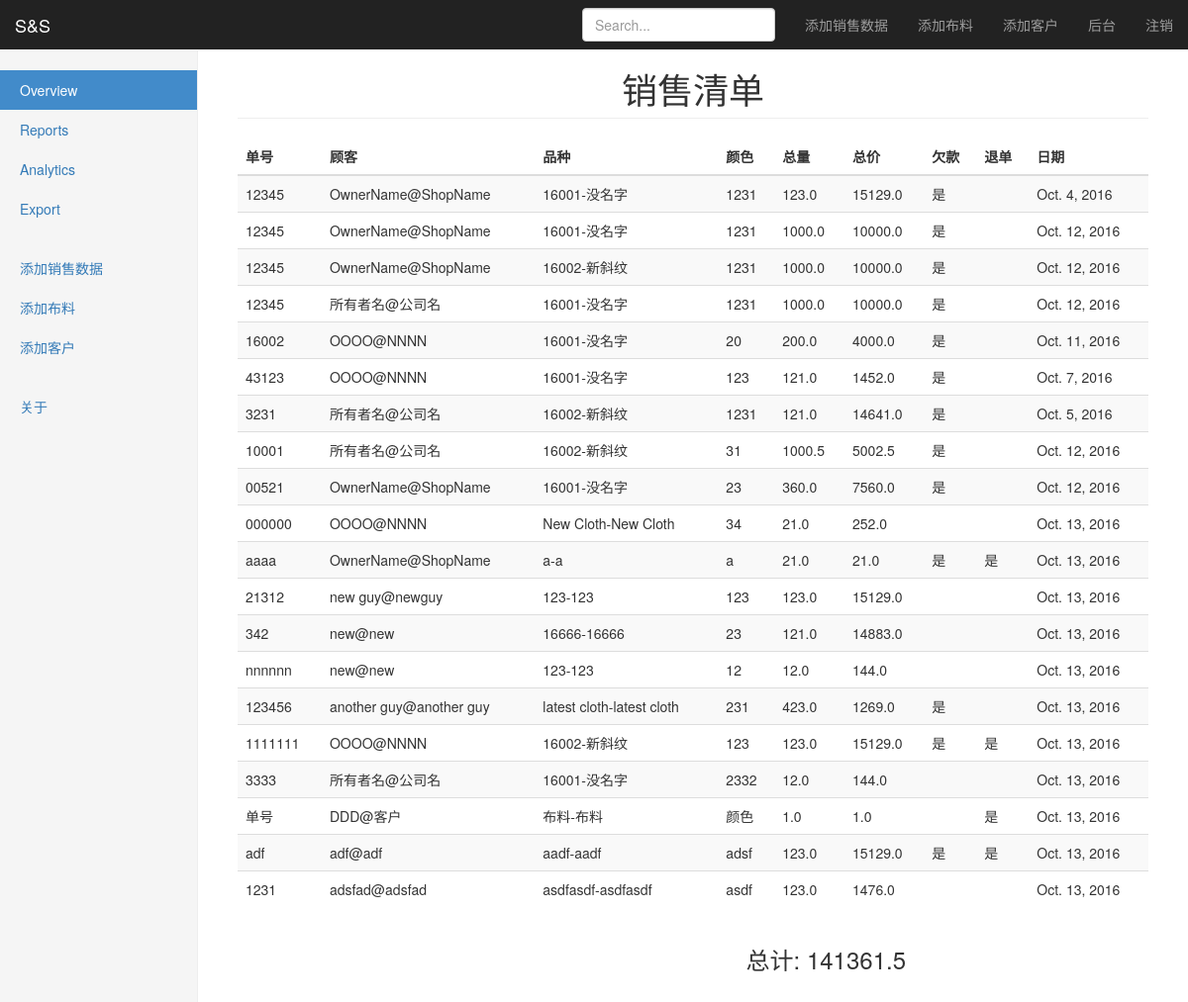
Page /sales/ on the committed database.
### sales/models.py (models this page shows, shortened)
class Order(models.Model):
    serial_no = models.CharField(max_length=20, verbose_name='单号', help_text='(所在单号)')
    internal_id = models.CharField(max_length=20, verbose_name='订单编号')
    customer = models.ForeignKey(Company, on_delete=models.PROTECT, verbose_name='顾客')
    cloth = models.ForeignKey(Cloth, on_delete=models.PROTECT, verbose_name='布料')
    color = models.CharField(max_length=20, verbose_name='颜色')
    price_per_unit = models.FloatField(verbose_name='单价')
    total_units = models.FloatField(verbose_name='总米数/重量', help_text='(单位为m或kg)')
    total_bundles = models.FloatField(default=0, blank=True, verbose_name='总匹数')
    total_price = models.FloatField(verbose_name='总价')
    is_not_paid = models.BooleanField(default=False, verbose_name='欠款')
    is_withdrawn = models.BooleanField(default=False, verbose_name='退单')
    is_warehouse = models.BooleanField(default=False, verbose_name='仓库')
    description = models.TextField(max_length=1000, blank=True, verbose_name='详细描述')
    order_date = models.DateField(auto_now=False, auto_now_add=False, auto_created=False, verbose_name='下单日期')
    timestamp = models.DateTimeField(auto_now=True)
    objects = OrderManager()

### stock/models.py (models this page shows, shortened)
class Company(models.Model):
    RelationShip = (
        ('C', 'Customer'),
        ('S', 'Supplier'),
        ('B', 'Both'),
    )
    name = models.CharField(max_length=20, blank=True)
    owner_name = models.CharField(max_length=20, blank=True)
    relationship = models.CharField(max_length=1, default='C', choices=RelationShip)
    phone = models.CharField(max_length=20, blank=True)
    fax = models.CharField(max_length=20, blank=True)
    email = models.EmailField(blank=True)
    address = models.CharField(max_length=100, blank=True)
    description = models.TextField(max_length=1000, blank=True)
    timestamp = models.DateTimeField(auto_now=True)
    def __str__(self):
        if self.owner_name and self.name:
            return self.owner_name + '@' + self.name
        elif self.name:
            return self.name
        else:
            return self.owner_name
    def get_name(self):
        return self.__str__()

class Cloth(models.Model):
    serial_no = models.CharField(max_length=20, verbose_name='编号')
    name = models.CharField(max_length=20, blank=True, verbose_name='名称')
    material = models.CharField(max_length=20, blank=True, verbose_name='材质')
    texture = models.CharField(max_length=20, blank=True, verbose_name='纹理')
    width = models.FloatField(default=150, blank=True, verbose_name='幅宽')
    ref_price = models.FloatField(default=0, blank=True, verbose_name='推荐价格')
    is_per_meter = models.BooleanField(default=True, verbose_name='是否为长度')
    used_for = models.CharField(max_length=100, blank=True, verbose_name='用途')
    description = models.TextField(max_length=1000, blank=True, verbose_name='详细描述')
    created_time = models.DateTimeField(auto_now_add=True)
    timestamp = models.DateTimeField(auto_now=True)
    def __str__(self):
        if self.serial_no and self.name:
            return self.serial_no + '-' + self.name
        elif self.serial_no:
            return self.serial_no
        else:
            return self.name
    def get_name(self):
        return self.__str__()

### sales/views.py (the view, shortened to what this page needs)
class Home(View):
    template_name = 'sales/show_list.html'
    def get(self, request):
        all_list = Order.objects.all()
        total = Order.objects.get_total_price()
        context = {
            'sales_list': all_list,
            'total': total,
        }
        return render(request, self.template_name, context)

### sales/models.py (called while the page is built)
    def get_total_price(self):
        total_price = 0
        all_list = self.all()
        for item in all_list:
            total_price += item.total_price
        return total_price

### templates/sales/show_list.html (shortened to what this page needs)
{% extends "base.html" %}
{% block content %}
  <h1 class="page-header" align="center">销售清单</h1>
  <div class="table-responsive">
    <table class="table table-striped table-hover">
      <thead>
      <tr>
        <th>单号</th>
        <th>顾客</th>
        <th>品种</th>
        <th>颜色</th>
        <th>总量</th>
        <th>总价</th>
        <th>欠款</th>
        <th>退单</th>
        <th>日期</th>
      </tr>
      </thead>
      <tbody>
      {% for order in sales_list %}
        <tr>
          <td>{{ order.serial_no }}</td>
          <td>{{ order.customer.get_name }}</td>
          <td>{{ order.cloth.get_name }}</td>
          <td>{{ order.color }}</td>
          <td>{{ order.total_units }}</td>
          <td>{{ order.total_price }}</td>
          <td>{% if order.is_not_paid %}是{% endif %}</td>
          <td>{% if order.is_withdrawn %}是{% endif %}</td>
          <td>{{ order.order_date }}</td>
        </tr>
      {% endfor %}
      </tbody>
    </table>
  </div>
  <h3 class="col-sm-9" align="right">总计: {{ total }}</h3>
{% endblock %}

### static/css/dashboard.css (style rules this page uses)
body { padding-top: 50px; }
.main .page-header { margin-top: 0; }

### rows in the picture
Order: serial_no "12345", customer.get_name "OwnerName@ShopName", cloth.get_name "16001-没名字", color "1231", total_units "123.0", total_price "15129.0", is_not_paid "是", order_date "Oct. 4, 2016"
Order: serial_no "12345", customer.get_name "OwnerName@ShopName", cloth.get_name "16001-没名字", color "1231", total_units "1000.0", total_price "10000.0", is_not_paid "是", order_date "Oct. 12, 2016"
Order: serial_no "12345", customer.get_name "OwnerName@ShopName", cloth.get_name "16002-新斜纹", color "1231", total_units "1000.0", total_price "10000.0", is_not_paid "是", order_date "Oct. 12, 2016"
Order: serial_no "12345", customer.get_name "所有者名@公司名", cloth.get_name "16001-没名字", color "1231", total_units "1000.0", total_price "10000.0", is_not_paid "是", order_date "Oct. 12, 2016"
Order: serial_no "16002", customer.get_name "OOOO@NNNN", cloth.get_name "16001-没名字", color "20", total_units "200.0", total_price "4000.0", is_not_paid "是", order_date "Oct. 11, 2016"
Order: serial_no "43123", customer.get_name "OOOO@NNNN", cloth.get_name "16001-没名字", color "123", total_units "121.0", total_price "1452.0", is_not_paid "是", order_date "Oct. 7, 2016"
Order: serial_no "3231", customer.get_name "所有者名@公司名", cloth.get_name "16002-新斜纹", color "1231", total_units "121.0", total_price "14641.0", is_not_paid "是", order_date "Oct. 5, 2016"
Order: serial_no "10001", customer.get_name "所有者名@公司名", cloth.get_name "16002-新斜纹", color "31", total_units "1000.5", total_price "5002.5", is_not_paid "是", order_date "Oct. 12, 2016"
Order: serial_no "00521", customer.get_name "OwnerName@ShopName", cloth.get_name "16001-没名字", color "23", total_units "360.0", total_price "7560.0", is_not_paid "是", order_date "Oct. 12, 2016"
Order: serial_no "000000", customer.get_name "OOOO@NNNN", cloth.get_name "New Cloth-New Cloth", color "34", total_units "21.0", total_price "252.0", order_date "Oct. 13, 2016"
Order: serial_no "aaaa", customer.get_name "OwnerName@ShopName", cloth.get_name "a-a", color "a", total_units "21.0", total_price "21.0", is_not_paid "是", is_withdrawn "是", order_date "Oct. 13, 2016"
Order: serial_no "21312", customer.get_name "new guy@newguy", cloth.get_name "123-123", color "123", total_units "123.0", total_price "15129.0", order_date "Oct. 13, 2016"
Order: serial_no "342", customer.get_name "new@new", cloth.get_name "16666-16666", color "23", total_units "121.0", total_price "14883.0", order_date "Oct. 13, 2016"
Order: serial_no "nnnnnn", customer.get_name "new@new", cloth.get_name "123-123", color "12", total_units "12.0", total_price "144.0", order_date "Oct. 13, 2016"
Order: serial_no "123456", customer.get_name "another guy@another guy", cloth.get_name "latest cloth-latest cloth", color "231", total_units "423.0", total_price "1269.0", is_not_paid "是", order_date "Oct. 13, 2016"
Order: serial_no "1111111", customer.get_name "OOOO@NNNN", cloth.get_name "16002-新斜纹", color "123", total_units "123.0", total_price "15129.0", is_not_paid "是", is_withdrawn "是", order_date "Oct. 13, 2016"
Order: serial_no "3333", customer.get_name "所有者名@公司名", cloth.get_name "16001-没名字", color "2332", total_units "12.0", total_price "144.0", order_date "Oct. 13, 2016"
Order: serial_no "单号", customer.get_name "DDD@客户", cloth.get_name "布料-布料", color "颜色", total_units "1.0", total_price "1.0", is_withdrawn "是", order_date "Oct. 13, 2016"
Order: serial_no "adf", customer.get_name "adf@adf", cloth.get_name "aadf-aadf", color "adsf", total_units "123.0", total_price "15129.0", is_not_paid "是", is_withdrawn "是", order_date "Oct. 13, 2016"
Order: serial_no "1231", customer.get_name "adsfad@adsfad", cloth.get_name "asdfasdf-asdfasdf", color "asdf", total_units "123.0", total_price "1476.0", order_date "Oct. 13, 2016"

### other values in the picture
{{ total }} "141361.5"
